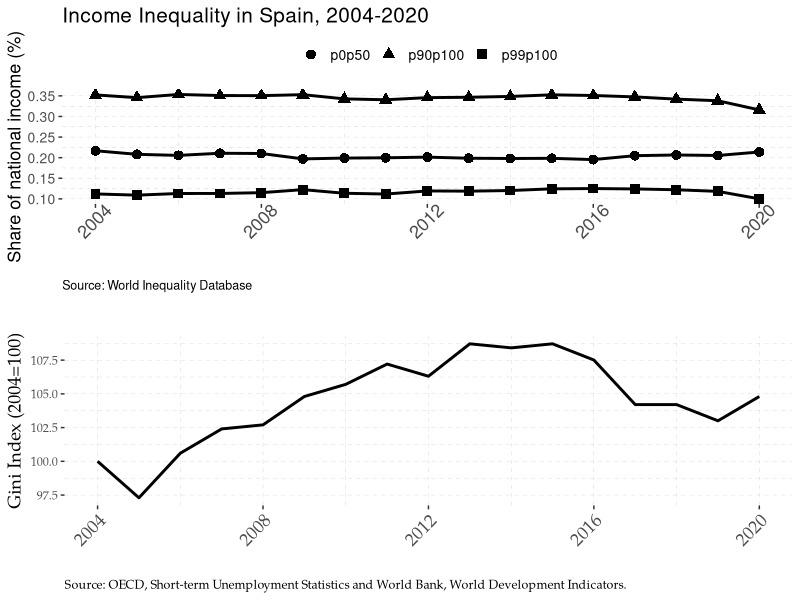
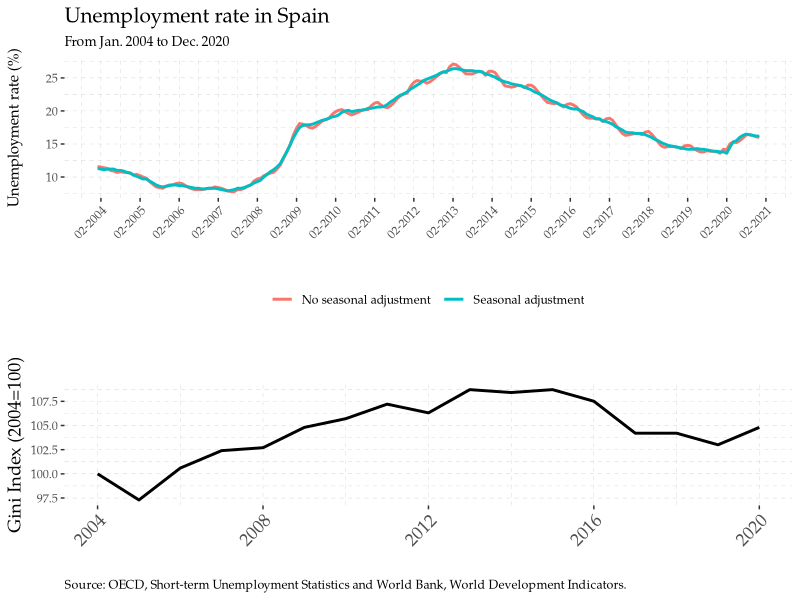

Generate these figures, in order, with R:
## ---- chunk 1
knitr::opts_chunk$set(echo = TRUE)
## ---- chunk 2
library(tidyverse)
library(readr)
library(forcats)
## ---- chunk 3
df <-  read_delim("data/income.csv", delim = ";", escape_double = FALSE, trim_ws = TRUE, skip = 1)%>%
  rename(percentile = Percentile,
         date = Year, 
         value = `sptinc_z_ES\nPre-tax national income \nTop 10% | share\nSpain`)
## ---- chunk 4
p1<-ggplot( df , aes(x = date, y = value, shape = percentile))+
  geom_line(lwd = 1)+
  geom_point(size=3)+
  xlab("") +
  ylab("Share of national income (%)") +
  labs(title = "Income Inequality in Spain, 2004-2020",
       caption = "Source: World Inequality Database")+
  theme(plot.title = element_text(size=15),
        legend.title = element_blank(),
        legend.text=element_text(size=10),
        legend.position="top",
        plot.caption = element_text(size=9, hjust = 0),
        axis.title = element_text(size = 13),
        strip.background = element_blank(),
        axis.text.x=element_text(size = 13, hjust = 0.7, angle = 45),
        axis.text.y=element_text(size = 10),
        strip.placement = "outside",
        panel.grid.minor = element_line('grey', size = 0.1, linetype = 'dashed'),
        panel.grid.major = element_line('grey', size = 0.1, linetype = 'dashed'),
        panel.background = element_rect(fill = "transparent", colour = NA),
        plot.background  = element_rect(fill = "transparent", colour = NA),
        legend.background = element_rect(fill='transparent'),
        legend.key=element_blank())+
  scale_x_continuous(n.breaks = 6)

## ---- chunk 5
evo<-read_csv("data/gini.csv", col_types = cols(`1960` = col_double(), 
                                                `1961` = col_double(), `1962` = col_double(), 
                                                `1963` = col_double(), `1964` = col_double(), 
                                                `1965` = col_double(), `1966` = col_double(), 
                                                `1967` = col_double(), `1968` = col_double(), 
                                                `1969` = col_double(), `1970` = col_double(), 
                                                `1972` = col_double(), `1974` = col_double(), 
                                                `1976` = col_double(), `1978` = col_double(), 
                                                ...68 = col_double()), skip = 4)%>%
  select(-'Country Code',-'Indicator Name',-'Indicator Code')%>%
  rename(country='Country Name')%>%
  filter(country=='Spain')%>%
  gather(year,gini,2:64)%>%
  mutate(year=as.numeric(year))%>%
  filter(!is.na(gini))%>%
  select('country','year','gini')%>%
  filter(year>=2004)
## ---- chunk 6
p2 <- ggplot(evo, aes(x = year, y = 100*(gini/33.3)))+
  geom_line(lwd = 1)+
  theme(plot.title = element_text(size=15),
        plot.subtitle = element_text(size=9),
        legend.title = element_blank(),
        legend.position="bottom",
        plot.caption = element_text(size=9, hjust = 0),
        axis.title = element_text(size = 13),
        strip.background = element_blank(),
        strip.placement = "outside",
        panel.grid.minor = element_line('grey', size = 0.1, linetype = 'dashed'),
        panel.grid.major = element_line('grey', size = 0.1, linetype = 'dashed'),
        legend.key = element_rect(fill = NA),
        text=element_text(family="Palatino"),
        axis.text.x=element_text(size=13,angle=45, hjust=1),
        panel.background = element_rect(fill = "transparent", colour = NA),
        plot.background = element_rect(fill = "transparent", colour = NA))+
  xlab("") +
  ylab("Gini Index (2004=100)") +
  labs(title = "",
       caption = "Source: OECD, Short-term Unemployment Statistics and World Bank, World Development Indicators.")+
  scale_x_continuous(n.breaks = 6)
## ---- chunk 7
data<-read_csv('data/labor.csv')%>%
  select(TIME, Measure, Value) %>%
  rename(date  = TIME) %>%
  rename(adj   = Measure) %>%
  rename(unemp = Value) %>%
  mutate(adj  = ifelse(adj == 'Level, rate or quantity series', 'No seasonal adjustment', 'Seasonal adjustment')) %>%
  mutate(date = paste(date, "01", sep="-")) %>%
  mutate(date = as.Date(date, format = "%Y-%m-%d"))
## ---- chunk 8
p3<-ggplot(data, aes(x = date, y = unemp, color = adj))+
  geom_line(stat='identity',lwd=1)+
  theme(plot.title = element_text(size=15),
        legend.title = element_blank(),
        legend.position="bottom",
        plot.caption = element_text(size=10, hjust = 0),
        plot.subtitle = element_text(size=10, hjust = 0),
        axis.title = element_text(size = 11),
        strip.background = element_blank(),
        axis.text.x=element_text(angle=45, hjust=1),
        strip.placement = "outside",
        panel.grid.minor = element_line('grey', size = 0.1, linetype = 'dashed'),
        panel.grid.major = element_line('grey', size = 0.1, linetype = 'dashed'),
        legend.key = element_rect(fill = NA),
        text=element_text(family="Palatino"),
        panel.background = element_rect(fill = "transparent", colour = NA),
        plot.background = element_rect(fill = "transparent", colour = NA))+
  scale_x_date(date_breaks = "12 month", date_labels = "%m-%Y")+
  xlab("") +
  ylab("Unemployment rate (%)") +
  labs(title = "Unemployment rate in Spain",
       subtitle='From Jan. 2004 to Dec. 2020',
       caption = "")
## ---- chunk 9
library(ggpubr)
ggarrange(p1, p2, ncol=1, nrow = 2)
## ---- chunk 10
cowplot::plot_grid(p3, p2, nrow = 2, rel_heights = c(0.58, 0.42), align = "v")
